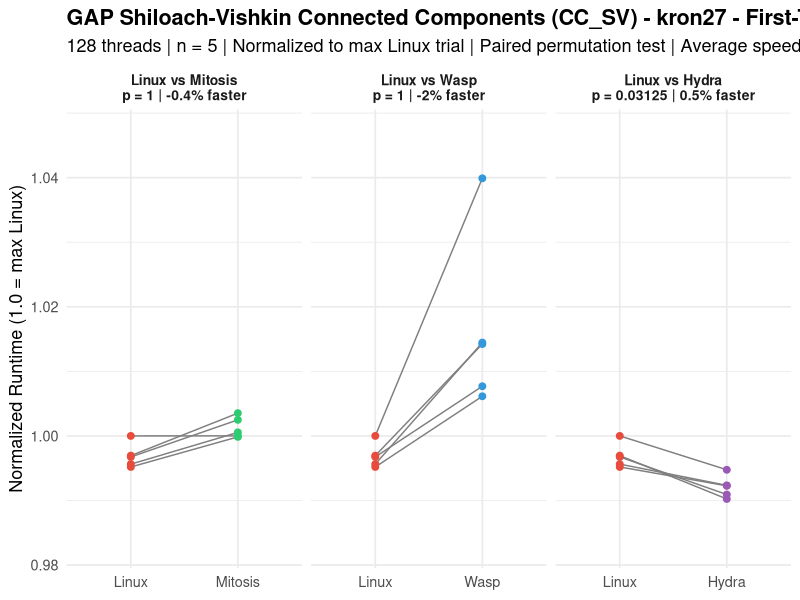
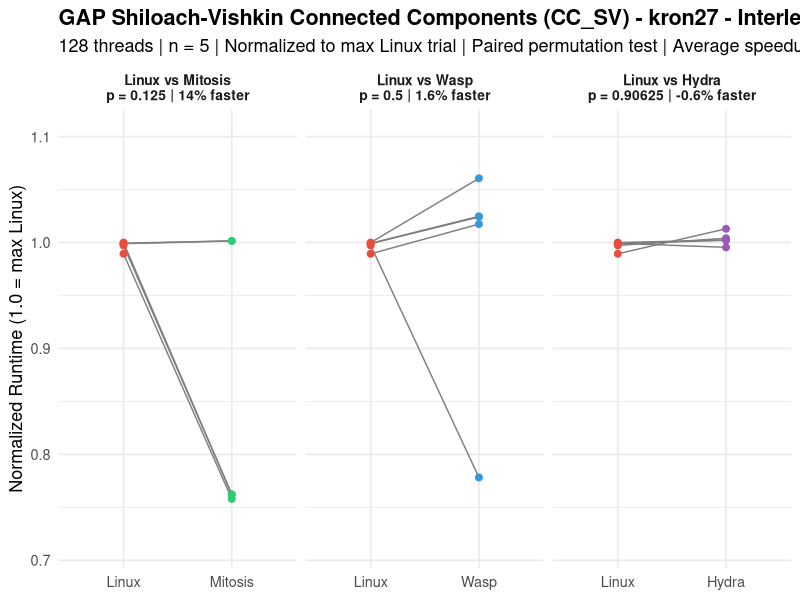
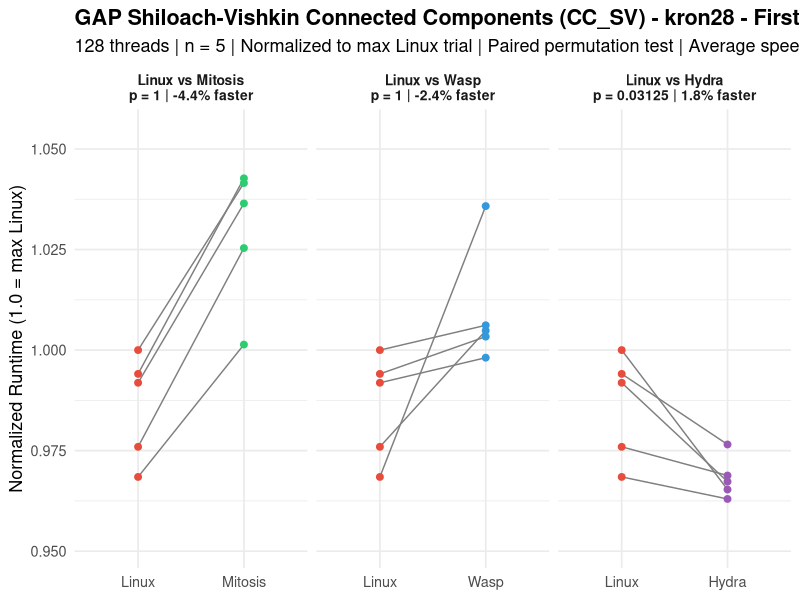
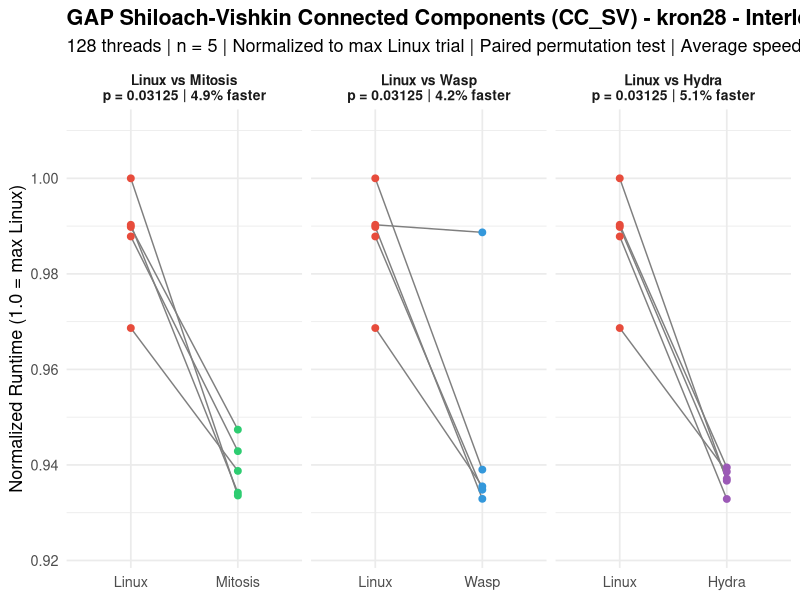
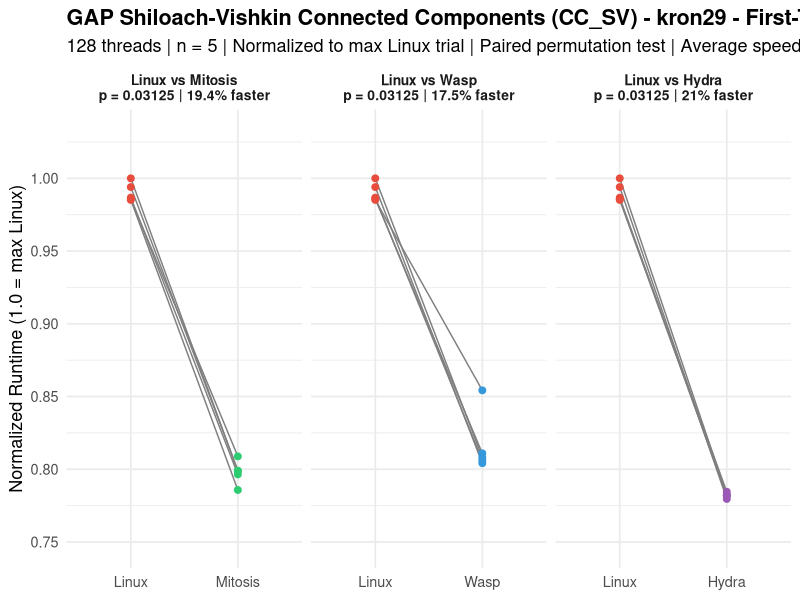
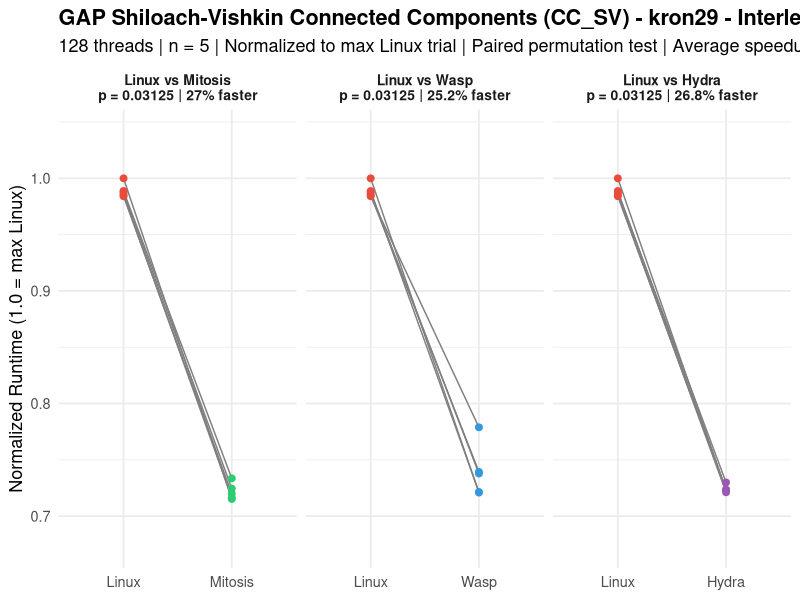
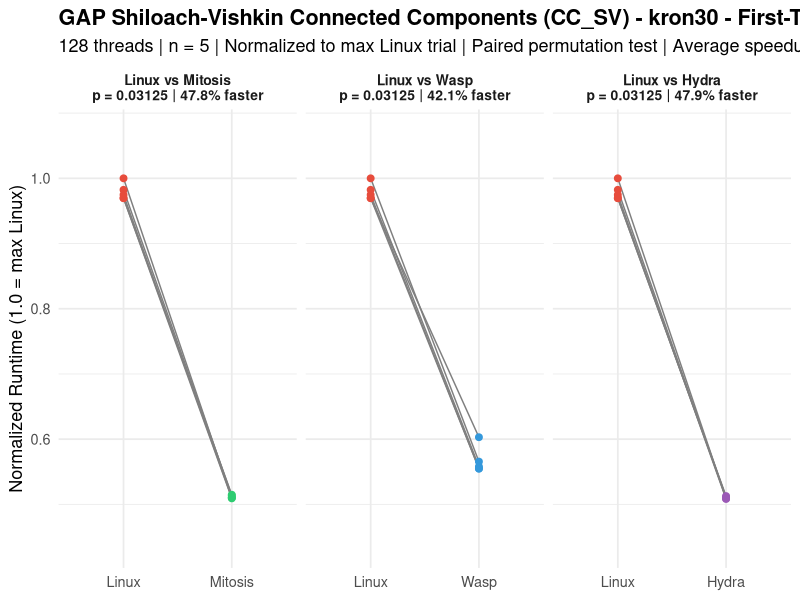
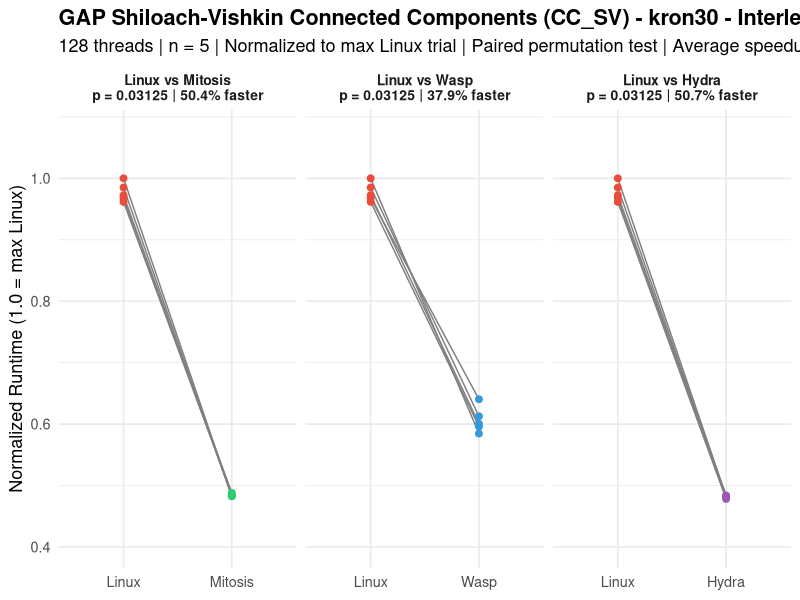

These charts were generated, in order, by the following R code:
###############################################################################
###                              cc_sv.R                                    ###
###############################################################################

library(ggplot2)

# =============================================================================
# RAW DATA: Trial Times (seconds) – CC_SV (Shiloach-Vishkin) Benchmark
# 128 threads, n=5, repl_order_9 for Hydra
# Source: rawdata.txt
# =============================================================================

data <- list(
  # --- LINUX First-Touch (output_0.txt) ---
  linux_ft_kron27  = c(15.82237, 15.74627, 15.77084, 15.75321, 15.77406),
  linux_ft_kron28  = c(30.76351, 31.00142, 31.50737, 31.57743, 31.76542),
  linux_ft_kron29  = c(59.60355, 60.13915, 59.69884, 60.50329, 59.64982),
  linux_ft_kron30  = c(138.03302, 138.78981, 139.87363, 138.07829, 142.38553),
  linux_ft_uni27   = c(23.90084, 23.95485, 24.21317, 24.36135, 24.60640),
  linux_ft_uni28   = c(50.41987, 49.97601, 50.28857, 50.66371, 50.73966),
  linux_ft_uni29   = c(86.47493, 84.57016, 86.83659, 86.34633, 85.90183),
  linux_ft_uni30   = c(162.49857, 160.31126, 161.38108, 160.26792, 160.18392),
  linux_ft_twitter = c(7.64011, 7.58761, 7.60232, 7.63649, 7.61882),
  linux_ft_web     = c(2.08579, 2.08628, 2.08546, 2.08345, 2.08412),
  linux_ft_road    = c(0.15227, 0.14963, 0.14926, 0.15008, 0.14913),

  # --- LINUX Interleaved (output_i_0.txt) ---
  linux_il_kron27  = c(13.26495, 13.12443, 13.25567, 13.22947, 13.25169),
  linux_il_kron28  = c(29.09330, 29.02147, 28.45833, 29.07986, 29.37919),
  linux_il_kron29  = c(52.01867, 52.85969, 52.26381, 52.19511, 52.08245),
  linux_il_kron30  = c(119.19694, 118.47321, 121.35548, 123.20097, 119.81340),
  linux_il_uni27   = c(17.71041, 17.81047, 17.99010, 17.84845, 17.71825),
  linux_il_uni28   = c(34.54230, 33.97858, 34.33435, 34.23571, 34.41306),
  linux_il_uni29   = c(58.44643, 58.82285, 57.10278, 58.38704, 59.23436),
  linux_il_uni30   = c(130.79212, 131.03184, 132.60268, 131.11023, 135.29647),
  linux_il_twitter = c(6.85175, 6.83856, 6.84620, 6.83247, 6.85741),
  linux_il_web     = c(0.49992, 0.50293, 0.50705, 0.49205, 0.50270),
  linux_il_road    = c(0.06997, 0.06859, 0.07081, 0.06808, 0.07096),

  # --- MITOSIS Replicated (output_r_0.txt) ---
  mitosis_ft_kron27  = c(15.82248, 15.82003, 15.86174, 15.83107, 15.87820),
  mitosis_ft_kron28  = c(31.80908, 32.57123, 32.92361, 33.12206, 33.08460),
  mitosis_ft_kron29  = c(47.54026, 48.34475, 48.18720, 48.32842, 48.93790),
  mitosis_ft_kron30  = c(72.50576, 72.66663, 73.10794, 73.30307, 72.67251),
  mitosis_ft_uni27   = c(23.86082, 24.62011, 24.67830, 24.70131, 24.63313),
  mitosis_ft_uni28   = c(51.39587, 49.32200, 50.88074, 51.00614, 51.09387),
  mitosis_ft_uni29   = c(86.04805, 88.35629, 86.76075, 87.24415, 87.58937),
  mitosis_ft_uni30   = c(135.10018, 134.12412, 134.50373, 134.40096, 135.72945),
  mitosis_ft_twitter = c(7.71510, 7.70536, 7.69963, 7.71883, 7.70263),
  mitosis_ft_web     = c(1.96562, 1.95541, 1.95664, 1.95760, 1.95682),
  mitosis_ft_road    = c(0.18279, 0.17320, 0.17290, 0.17317, 0.17331),

  # --- MITOSIS Replicated+Interleaved (output_ri_0.txt) ---
  mitosis_il_kron27  = c(10.10791, 10.05352, 13.28644, 10.11158, 13.28428),
  mitosis_il_kron28  = c(27.44621, 27.70119, 27.57970, 27.83353, 27.42825),
  mitosis_il_kron29  = c(38.05381, 37.80822, 38.77499, 38.29548, 37.85821),
  mitosis_il_kron30  = c(60.14705, 59.81429, 59.44928, 59.47187, 59.58860),
  mitosis_il_uni27   = c(17.79767, 17.97693, 18.36646, 17.72877, 17.94841),
  mitosis_il_uni28   = c(32.49222, 33.06187, 32.34751, 32.12652, 32.50118),
  mitosis_il_uni29   = c(51.57928, 50.64013, 51.00612, 51.03968, 51.13943),
  mitosis_il_uni30   = c(81.10184, 82.08945, 80.86335, 81.47511, 81.93958),
  mitosis_il_twitter = c(6.87349, 6.85699, 6.86113, 6.83875, 6.86669),
  mitosis_il_web     = c(0.57551, 0.55340, 0.55465, 0.55483, 0.55320),
  mitosis_il_road    = c(0.10484, 0.09781, 0.09801, 0.09890, 0.09903),

  # --- WASP First-Touch (output_0.txt) ---
  wasp_ft_kron27  = c(16.45367, 15.91955, 15.94408, 16.05114, 16.04750),
  wasp_ft_kron28  = c(32.90274, 31.91921, 31.70537, 31.87172, 31.96148),
  wasp_ft_kron29  = c(51.68377, 48.65234, 48.78206, 48.89719, 49.06535),
  wasp_ft_kron30  = c(85.85679, 79.02075, 79.45234, 78.98932, 80.53426),
  wasp_ft_uni27   = c(24.81200, 23.98647, 24.00501, 24.06165, 24.11997),
  wasp_ft_uni28   = c(51.02127, 51.12236, 50.00937, 50.87713, 49.49765),
  wasp_ft_uni29   = c(87.00005, 82.53282, 82.54819, 82.52241, 81.83444),
  wasp_ft_uni30   = c(151.09661, 145.62330, 146.64352, 146.23047, 147.32005),
  wasp_ft_twitter = c(8.08003, 7.72234, 7.67685, 7.68289, 7.66847),
  wasp_ft_web     = c(2.10637, 2.10727, 2.10768, 2.13619, 2.10675),
  wasp_ft_road    = c(0.15262, 0.15075, 0.26044, 0.14945, 0.15115),

  # --- WASP Interleaved (output_i_0.txt) ---
  wasp_il_kron27  = c(14.06947, 13.49581, 13.59390, 10.32304, 13.58549),
  wasp_il_kron28  = c(29.04677, 27.46403, 27.48463, 27.40795, 27.58761),
  wasp_il_kron29  = c(41.17179, 38.10782, 38.13588, 39.00235, 39.07991),
  wasp_il_kron30  = c(78.89364, 73.44086, 75.47918, 72.02325, 73.98376),
  wasp_il_uni27   = c(18.78479, 18.27037, 17.89462, 17.80564, 18.19421),
  wasp_il_uni28   = c(35.49741, 35.49223, 33.44544, 33.59739, 33.62246),
  wasp_il_uni29   = c(53.04753, 50.74918, 50.63806, 52.92509, 51.27224),
  wasp_il_uni30   = c(92.60895, 88.23511, 86.85883, 85.25440, 88.02771),
  wasp_il_twitter = c(7.37861, 6.87614, 6.89340, 6.89079, 6.88052),
  wasp_il_web     = c(0.49555, 0.53508, 0.49266, 0.53555, 0.49524),
  wasp_il_road    = c(0.07105, 0.06795, 0.06962, 0.06784, 0.07189),

  # --- HYDRA Replicated (repl_order_9/output_r_0.txt) ---
  hydra_ft_kron27  = c(15.73937, 15.70004, 15.67866, 15.70116, 15.66784),
  hydra_ft_kron28  = c(30.58956, 30.77481, 30.72643, 31.01992, 30.66413),
  hydra_ft_kron29  = c(47.32597, 47.16604, 47.29171, 47.32823, 47.46555),
  hydra_ft_kron30  = c(73.00444, 72.37389, 72.53390, 72.78187, 72.52093),
  hydra_ft_uni27   = c(23.91479, 23.92985, 23.98321, 23.96095, 23.92689),
  hydra_ft_uni28   = c(51.29873, 49.90361, 51.03126, 50.89476, 50.16885),
  hydra_ft_uni29   = c(85.65175, 83.97699, 82.20406, 82.26766, 82.10985),
  hydra_ft_uni30   = c(140.20121, 136.92401, 141.28304, 138.75370, 140.70807),
  hydra_ft_twitter = c(7.61949, 7.62692, 7.57542, 7.60439, 7.59550),
  hydra_ft_web     = c(1.97470, 1.97044, 1.97413, 1.97176, 1.97237),
  hydra_ft_road    = c(0.15270, 0.15252, 0.15164, 0.15006, 0.15033),

  # --- HYDRA Replicated+Interleaved (repl_order_9/output_ri_0.txt) ---
  hydra_il_kron27  = c(13.29621, 13.43769, 13.20479, 13.31850, 13.29409),
  hydra_il_kron28  = c(27.60120, 27.40706, 27.57485, 27.53205, 27.51925),
  hydra_il_kron29  = c(38.20641, 38.22552, 38.25501, 38.58558, 38.11974),
  hydra_il_kron30  = c(59.41846, 58.90716, 59.39390, 59.48500, 59.60694),
  hydra_il_uni27   = c(17.40348, 17.41853, 17.58632, 17.44507, 17.37098),
  hydra_il_uni28   = c(35.74188, 32.47790, 32.18320, 32.34862, 32.62752),
  hydra_il_uni29   = c(51.15984, 50.66014, 52.38790, 51.73044, 50.54718),
  hydra_il_uni30   = c(80.78966, 83.37300, 83.30703, 81.41621, 88.94883),
  hydra_il_twitter = c(6.77358, 6.76970, 6.76284, 6.75308, 6.74841),
  hydra_il_web     = c(0.52921, 0.50446, 0.50618, 0.50795, 0.50526),
  hydra_il_road    = c(0.07268, 0.06824, 0.07119, 0.07066, 0.07141)
)

# =============================================================================
# PAIRED PERMUTATION TEST (exact, one-sided: Linux slower → diff > 0)
# =============================================================================

perm_test <- function(baseline, treatment) {
  d <- baseline - treatment
  obs <- mean(d)
  n <- length(d)
  perm_stats <- numeric(2^n)
  for (i in 0:(2^n - 1)) {
    signs <- 2 * as.integer(intToBits(i)[1:n]) - 1
    perm_stats[i + 1] <- mean(signs * abs(d))
  }
  p <- mean(perm_stats >= obs)
  return(list(obs = obs, p = p))
}

# =============================================================================
# RUN ALL TESTS
# =============================================================================

graphs <- c("kron27", "kron28", "kron29", "kron30",
            "uni27", "uni28", "uni29", "uni30",
            "twitter", "web", "road")
policies <- c("ft", "il")
policy_labels <- c(ft = "First-Touch", il = "Interleaved")
systems <- c("mitosis", "wasp", "hydra")

results <- data.frame()

pdf("cc_sv.pdf", width = 10, height = 5)

for (graph in graphs) {
  for (pol in policies) {
    linux_key <- paste0("linux_", pol, "_", graph)
    for (sys in systems) {
      sys_key <- paste0(sys, "_", pol, "_", graph)
      res <- perm_test(data[[linux_key]], data[[sys_key]])
      results <- rbind(results, data.frame(
        Graph = graph,
        Policy = policy_labels[pol],
        Comparison = paste("Linux vs", tools::toTitleCase(sys)),
        MeanDiff = round(res$obs, 5),
        p_value = res$p,
        stringsAsFactors = FALSE
      ))
    }
  }
}

# Print results table
cat("\n====== PAIRED PERMUTATION TEST RESULTS (exact, one-sided) ======\n")
cat("CC_SV (Shiloach-Vishkin) Connected Components\n")
cat("128 threads | 5 trials | repl_order_9 for Hydra\n\n")
print(results, row.names = FALSE)

# Count significant results
cat("\n\nSignificant (p < 0.05):", sum(results$p_value < 0.05), "of", nrow(results), "\n")
cat("Non-significant (p >= 0.05):", sum(results$p_value >= 0.05), "of", nrow(results), "\n")

# =============================================================================
# PLOTS: One per graph per policy, with 3 facets (Mitosis, WASP, Hydra)
# =============================================================================

for (graph in graphs) {
  for (pol in policies) {
    linux_key <- paste0("linux_", pol, "_", graph)
    max_linux <- max(data[[linux_key]])
    df_list <- list()

    for (sys in systems) {
      sys_key <- paste0(sys, "_", pol, "_", graph)
      res <- perm_test(data[[linux_key]], data[[sys_key]])
      sys_label <- tools::toTitleCase(sys)
      pct <- round(res$obs / mean(data[[linux_key]]) * 100, 1)
      label <- paste0("Linux vs ", sys_label,
                      "\np = ", res$p,
                      " | ", pct, "% faster")
      df_list[[sys]] <- data.frame(
        Trial = rep(1:5, 2),
        Zeit = c(data[[linux_key]] / max_linux, data[[sys_key]] / max_linux),
        Bedingung = factor(rep(c("Linux", sys_label), each = 5),
                           levels = c("Linux", sys_label)),
        Vergleich = label
      )
    }

    df <- do.call(rbind, df_list)
    df$Vergleich <- factor(df$Vergleich, levels = unique(df$Vergleich))

    # Compute y-axis limits with padding for better spread
    y_min <- min(df$Zeit)
    y_max <- max(df$Zeit)
    y_pad <- (y_max - y_min) * 0.15

    p <- ggplot(df, aes(x = Bedingung, y = Zeit)) +
      geom_line(aes(group = Trial), color = "gray50", linewidth = 0.5) +
      geom_point(aes(color = Bedingung), size = 2) +
      scale_color_manual(values = c("Linux" = "#E74C3C",
                                    "Mitosis" = "#2ECC71",
                                    "Wasp" = "#3498DB",
                                    "Hydra" = "#9B59B6")) +
      coord_cartesian(ylim = c(y_min - y_pad, y_max + y_pad)) +
      facet_wrap(~ Vergleich, scales = "free_x") +
      labs(
        title = paste0("GAP Shiloach-Vishkin Connected Components (CC_SV) - ",
                       graph, " - ", policy_labels[pol]),
        subtitle = "128 threads | n = 5 | Normalized to max Linux trial | Paired permutation test | Average speedup",
        x = NULL,
        y = "Normalized Runtime (1.0 = max Linux)"
      ) +
      theme_minimal(base_size = 13) +
      theme(legend.position = "none",
            plot.title = element_text(face = "bold"),
            strip.text = element_text(face = "bold", size = 10))

    print(p)
  }
}

dev.off()
cat("Saved all plots to cc_sv.pdf\n")
